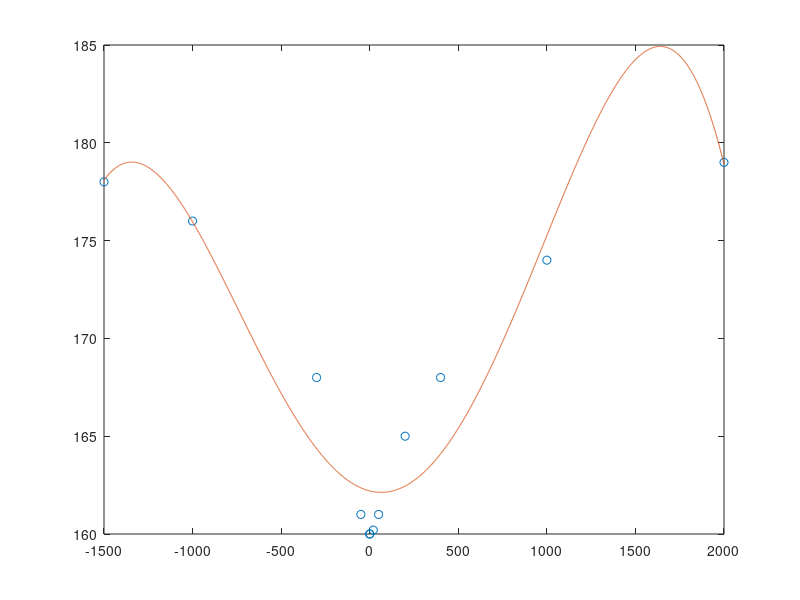

The MATLAB script that drew this image:
function part2
    T = [-1500, -1000, -300, -50, -1, 1, 20, 50, 200, 400, 1000, 2000];
    H = [178, 176, 168, 161, 160, 160, 160.2, 161, 165, 168, 174, 179];
    
    ti = -1500:1:2000;
    hi = zeros(length(ti), 1);
    pi = 1:1:5;
    ea = zeros(length(pi), 1);
    
    for i=1:length(pi)
        ea(i) = fe(T, H, pi(i));
    end

    p = find(ea==min(ea));
    
    ah = fa(T, H, p);
    
    for j=1:length(ti)
        hi(j) = fh(T, H, ah, ti(j));
    end
  

    plot(T, H, 'o', ti, hi);
end

function ah=fa(xT, yh, p)
    rows = length(xT);
    
    M = ones(rows, p + 1);
    Y = transpose(yh);
    
    for i=1:rows
        for j=1:p
            M(i, j+1) = xT(i)^j;
        end
    end
    ah = (transpose(M)*M) \ (transpose(M)*Y);
end

function vh = fh(T, h, ah, iT)
    if iT < min(T)
        vh = h(1);
        return;
    end
    if iT > max(T)
        vh = h(length(h));
        return;
    end
    vh = 0;
    for i=1:length(ah)
        vh = vh + ah(i) * iT^(i -1);
    end
end

function ea = fe(T, H, ai)
    a = fa(T, H, ai);
    n = length(T);
    sum = 0;
    for i=1:length(n)
        sum = sum + (H(i) - fh(T, H, a, T(i)))^2;
    end
    ea = sqrt(sum/(n+1))
end